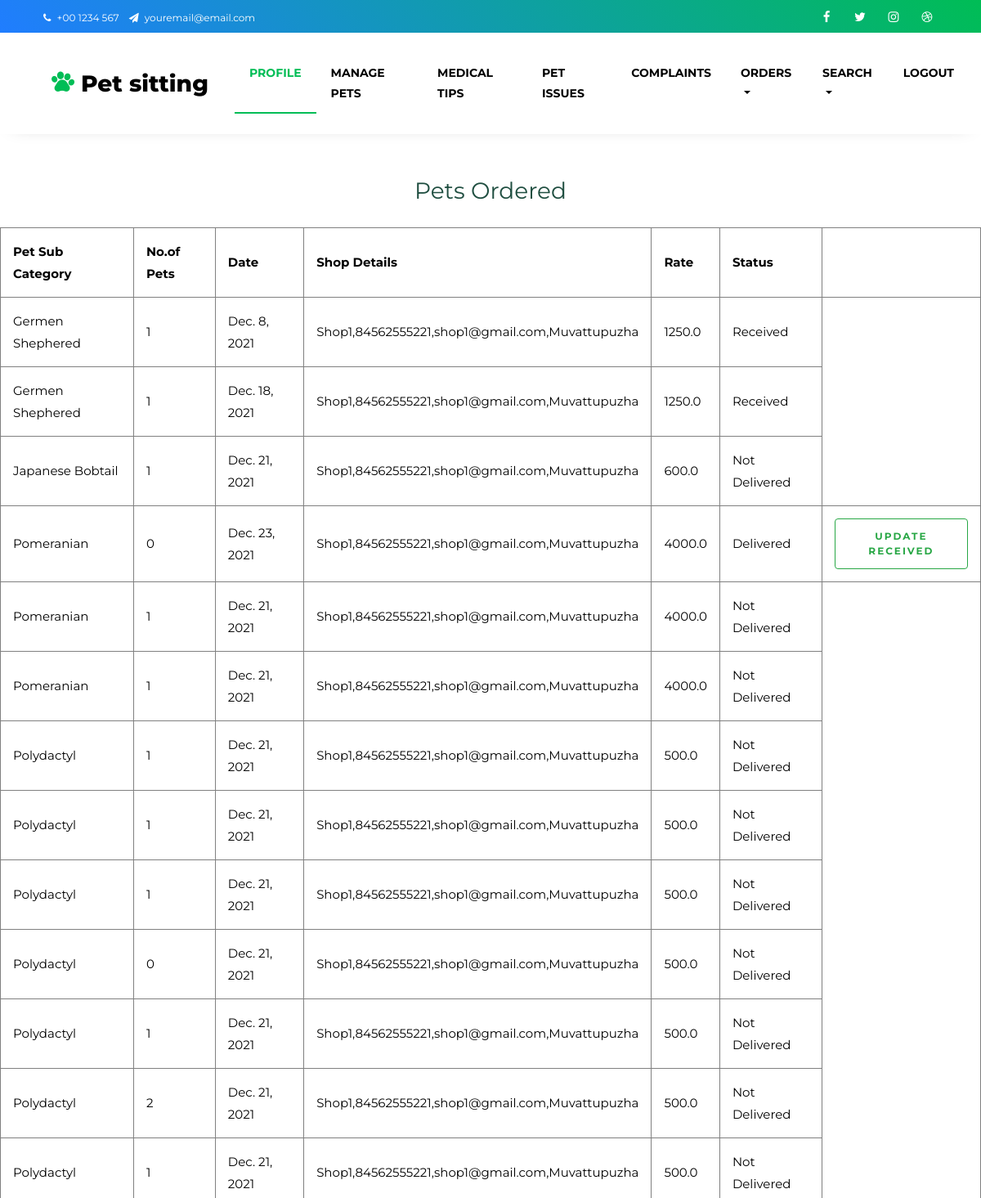
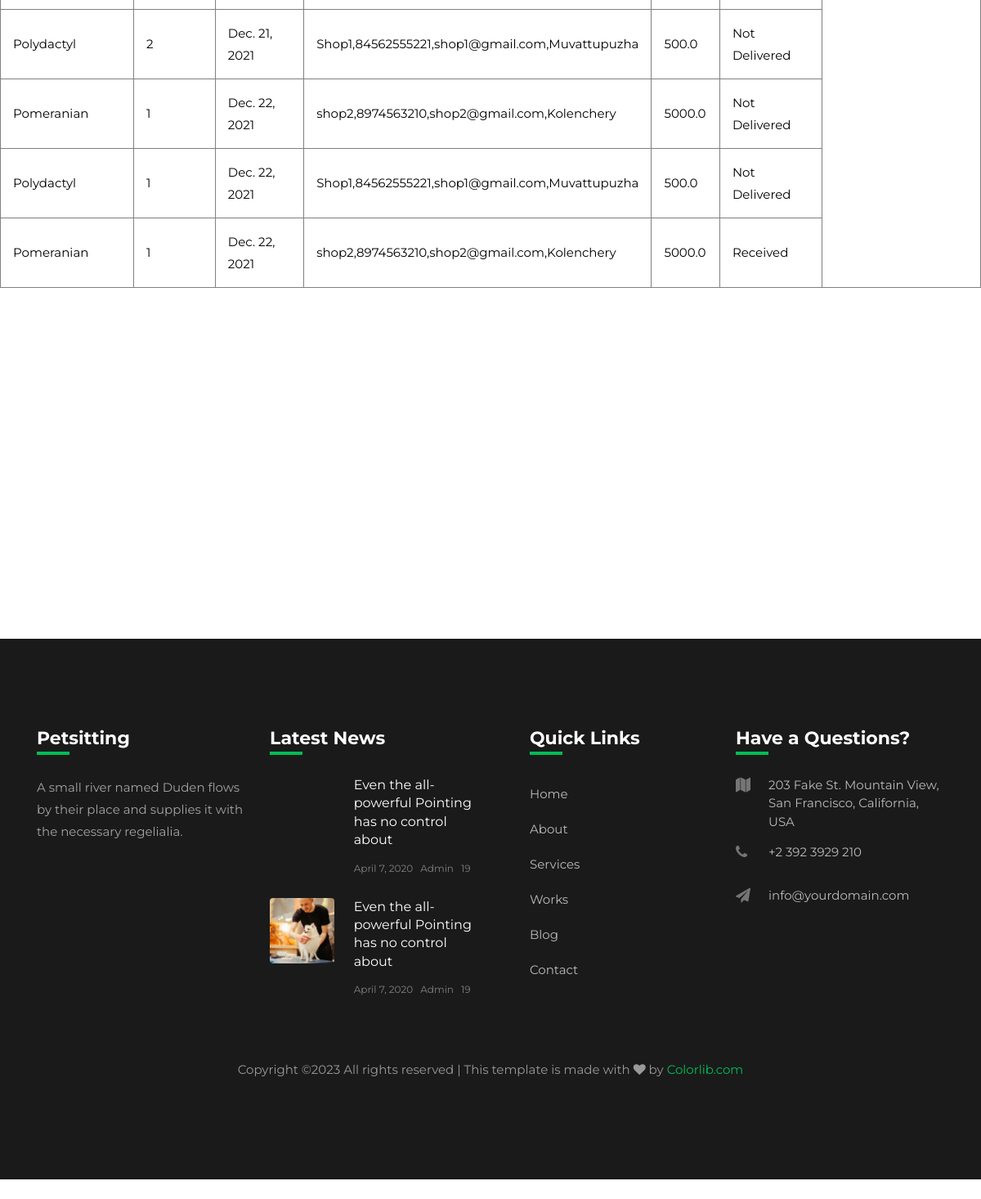
Screenshot of /petowner/Mypetorders/ (signed in) with the database file from the repository (2 pictures, top to bottom).
### PetOwner/models.py (models this page shows)
class BuyPet(models.Model):
    Pet=models.ForeignKey(PetSale,on_delete=models.CASCADE)
    PetOwner=models.ForeignKey(Customer,on_delete=models.CASCADE)
    No_ofPets=models.IntegerField(null=False)
    TotalPrice=models.CharField(max_length=10,null=False)
    Date=models.DateField(auto_now=True)
    DeliveryAddress=models.TextField(null=True)
    Status=models.IntegerField(default=0)

### ShopOwner/models.py (models this page shows)
class PetSale(models.Model):
    PetSaleColor=models.CharField(max_length=20,null=False)
    PetSaleGender=models.CharField(max_length=20,null=False)
    PetSaleBreed=models.CharField(max_length=20,null=False)
    PetSaleSubCategory=models.ForeignKey(SubCategory,on_delete=models.CASCADE)
    PetSaleBreedCombination1=models.CharField(max_length=20,null=True)
    PetSaleBreedCombination2=models.CharField(max_length=20,null=True)
    PetSaleImage=models.FileField(upload_to="Uploads/PetSaleImages/",null=False)
    PetSaleCertificate=models.FileField(upload_to="Uploads/PetSaleCertificates/",null=False)
    PetSaleCertificateId=models.CharField(max_length=20,null=False)
    PetSaleStock=models.IntegerField(default=0)
    PetSaleRate=models.FloatField(null=False)
    Shop=models.ForeignKey(Shop,on_delete=models.CASCADE)

### BasicEntry/models.py (models this page shows, shortened)
class SubCategory(models.Model):
    SubCategory=models.CharField("SubCategory",max_length=20,null=False,unique=True)
    PetCategory=models.ForeignKey(PetCategory,on_delete=models.CASCADE)

class Place(models.Model):
    Place=models.CharField("Place",max_length=20,null=False,unique=True)
    District=models.ForeignKey(District,on_delete=models.CASCADE)
    def __str__(self):
        return self.Place

### Guest/models.py (models this page shows)
class Shop(models.Model):
    ShopName=models.CharField(max_length=20,null=False)
    ShopContact=models.CharField(max_length=20,null=False)
    ShopEmail=models.CharField(max_length=20,null=False)
    ShopPlace=models.ForeignKey(Place,on_delete=models.SET_NULL,null=True)
    ShopLicencenumber=models.CharField(max_length=20,null=False)
    ShopProof=models.FileField(upload_to='Uploads/ShopProof/',null=False)
    ShopUsername=models.CharField(max_length=20,null=False)
    ShopPassword=models.CharField(max_length=20,null=False)
    shopStatus=models.BooleanField(default=False)

### PetOwner/views.py (the view)
# urls.py: path('Mypetorders/',views.PetOrders,name="petowner-petorders"),
def PetOrders(request):
    orders=BuyPet.objects.filter(PetOwner=request.session["PetOwnerid"])
    return render(request,'PetOwner/MyPetOrders.html',{'orders':orders})

### PetOwner/templates/PetOwner/MyPetOrders.html
{%  extends 'Guest/HeaderOwner.html' %}
{% load static %}
{% block content %}
<center><h3 class="mt-5 mb-4" style="color: rgb(31, 78, 64);">Pets Ordered</h3></center>
    <table><table align="center" border=1 style="border-collapse: collapse;" cellpadding=15>
        <tr>
            <th>Pet Sub Category</th>
            <th>No.of Pets</th>
            <th>Date</th>
            <th>Shop Details</th>
            <th>Rate</th>
            <th>Status</th>
            <th></th>
        </tr>
        {% for data in orders %}
        <tr>
            <td>{{data.Pet.PetSaleSubCategory.SubCategory}}</td>
            <td>{{data.No_ofPets}}</td>
            <td>{{data.Date}}</td>
            <td>{{data.Pet.Shop.ShopName}},{{data.Pet.Shop.ShopContact}},{{data.Pet.Shop.ShopEmail}},{{data.Pet.Shop.ShopPlace}}</td>
            <td>{{data.Pet.PetSaleRate}}</td>
            {% if data.Status == 0 %}
            <td>Not Delivered</td>
            {% elif data.Status == 1 %}
            <td>Delivered</td>
            <td><a href="{% url 'PetOwner:proceedPetDelivery' data.id %}" class="btn btn-outline-success"> Update Received</a> </td>
            {% elif data.Status == 2 %}
            <td>Received</td>
            {% endif %}
        </tr>
        {% endfor %}
    </table>
    <br><br><br><br><br><br><br><br><br><br><br><br><br><br><br>
    {%  include 'Guest/Footer.html' %}
    {% endblock %}

### rows the page displays
BuyPet: Pet.PetSaleSubCategory.SubCategory "Germen Shephered", No_ofPets "1", Date "Dec. 8, 2021", Pet.Shop.ShopName "Shop1", Pet.Shop.ShopContact "84562555221", Pet.Shop.ShopEmail "shop1@gmail.com", Pet.Shop.ShopPlace "Muvattupuzha", Pet.PetSaleRate "1250.0", Status "Received"
BuyPet: Pet.PetSaleSubCategory.SubCategory "Germen Shephered", No_ofPets "1", Date "Dec. 18, 2021", Pet.Shop.ShopName "Shop1", Pet.Shop.ShopContact "84562555221", Pet.Shop.ShopEmail "shop1@gmail.com", Pet.Shop.ShopPlace "Muvattupuzha", Pet.PetSaleRate "1250.0", Status "Received"
BuyPet: Pet.PetSaleSubCategory.SubCategory "Japanese Bobtail", No_ofPets "1", Date "Dec. 21, 2021", Pet.Shop.ShopName "Shop1", Pet.Shop.ShopContact "84562555221", Pet.Shop.ShopEmail "shop1@gmail.com", Pet.Shop.ShopPlace "Muvattupuzha", Pet.PetSaleRate "600.0", Status "Not Delivered"
BuyPet: Pet.PetSaleSubCategory.SubCategory "Pomeranian", No_ofPets "0", Date "Dec. 23, 2021", Pet.Shop.ShopName "Shop1", Pet.Shop.ShopContact "84562555221", Pet.Shop.ShopEmail "shop1@gmail.com", Pet.Shop.ShopPlace "Muvattupuzha", Pet.PetSaleRate "4000.0", Status "Delivered"
BuyPet: Pet.PetSaleSubCategory.SubCategory "Pomeranian", No_ofPets "1", Date "Dec. 21, 2021", Pet.Shop.ShopName "Shop1", Pet.Shop.ShopContact "84562555221", Pet.Shop.ShopEmail "shop1@gmail.com", Pet.Shop.ShopPlace "Muvattupuzha", Pet.PetSaleRate "4000.0", Status "Not Delivered"
BuyPet: Pet.PetSaleSubCategory.SubCategory "Pomeranian", No_ofPets "1", Date "Dec. 21, 2021", Pet.Shop.ShopName "Shop1", Pet.Shop.ShopContact "84562555221", Pet.Shop.ShopEmail "shop1@gmail.com", Pet.Shop.ShopPlace "Muvattupuzha", Pet.PetSaleRate "4000.0", Status "Not Delivered"
BuyPet: Pet.PetSaleSubCategory.SubCategory "Polydactyl", No_ofPets "1", Date "Dec. 21, 2021", Pet.Shop.ShopName "Shop1", Pet.Shop.ShopContact "84562555221", Pet.Shop.ShopEmail "shop1@gmail.com", Pet.Shop.ShopPlace "Muvattupuzha", Pet.PetSaleRate "500.0", Status "Not Delivered"
BuyPet: Pet.PetSaleSubCategory.SubCategory "Polydactyl", No_ofPets "1", Date "Dec. 21, 2021", Pet.Shop.ShopName "Shop1", Pet.Shop.ShopContact "84562555221", Pet.Shop.ShopEmail "shop1@gmail.com", Pet.Shop.ShopPlace "Muvattupuzha", Pet.PetSaleRate "500.0", Status "Not Delivered"
BuyPet: Pet.PetSaleSubCategory.SubCategory "Polydactyl", No_ofPets "1", Date "Dec. 21, 2021", Pet.Shop.ShopName "Shop1", Pet.Shop.ShopContact "84562555221", Pet.Shop.ShopEmail "shop1@gmail.com", Pet.Shop.ShopPlace "Muvattupuzha", Pet.PetSaleRate "500.0", Status "Not Delivered"
BuyPet: Pet.PetSaleSubCategory.SubCategory "Polydactyl", No_ofPets "0", Date "Dec. 21, 2021", Pet.Shop.ShopName "Shop1", Pet.Shop.ShopContact "84562555221", Pet.Shop.ShopEmail "shop1@gmail.com", Pet.Shop.ShopPlace "Muvattupuzha", Pet.PetSaleRate "500.0", Status "Not Delivered"
BuyPet: Pet.PetSaleSubCategory.SubCategory "Polydactyl", No_ofPets "1", Date "Dec. 21, 2021", Pet.Shop.ShopName "Shop1", Pet.Shop.ShopContact "84562555221", Pet.Shop.ShopEmail "shop1@gmail.com", Pet.Shop.ShopPlace "Muvattupuzha", Pet.PetSaleRate "500.0", Status "Not Delivered"
BuyPet: Pet.PetSaleSubCategory.SubCategory "Polydactyl", No_ofPets "2", Date "Dec. 21, 2021", Pet.Shop.ShopName "Shop1", Pet.Shop.ShopContact "84562555221", Pet.Shop.ShopEmail "shop1@gmail.com", Pet.Shop.ShopPlace "Muvattupuzha", Pet.PetSaleRate "500.0", Status "Not Delivered"
BuyPet: Pet.PetSaleSubCategory.SubCategory "Polydactyl", No_ofPets "1", Date "Dec. 21, 2021", Pet.Shop.ShopName "Shop1", Pet.Shop.ShopContact "84562555221", Pet.Shop.ShopEmail "shop1@gmail.com", Pet.Shop.ShopPlace "Muvattupuzha", Pet.PetSaleRate "500.0", Status "Not Delivered"
BuyPet: Pet.PetSaleSubCategory.SubCategory "Polydactyl", No_ofPets "2", Date "Dec. 21, 2021", Pet.Shop.ShopName "Shop1", Pet.Shop.ShopContact "84562555221", Pet.Shop.ShopEmail "shop1@gmail.com", Pet.Shop.ShopPlace "Muvattupuzha", Pet.PetSaleRate "500.0", Status "Not Delivered"
BuyPet: Pet.PetSaleSubCategory.SubCategory "Pomeranian", No_ofPets "1", Date "Dec. 22, 2021", Pet.Shop.ShopName "shop2", Pet.Shop.ShopContact "8974563210", Pet.Shop.ShopEmail "shop2@gmail.com", Pet.Shop.ShopPlace "Kolenchery", Pet.PetSaleRate "5000.0", Status "Not Delivered"
BuyPet: Pet.PetSaleSubCategory.SubCategory "Polydactyl", No_ofPets "1", Date "Dec. 22, 2021", Pet.Shop.ShopName "Shop1", Pet.Shop.ShopContact "84562555221", Pet.Shop.ShopEmail "shop1@gmail.com", Pet.Shop.ShopPlace "Muvattupuzha", Pet.PetSaleRate "500.0", Status "Not Delivered"
BuyPet: Pet.PetSaleSubCategory.SubCategory "Pomeranian", No_ofPets "1", Date "Dec. 22, 2021", Pet.Shop.ShopName "shop2", Pet.Shop.ShopContact "8974563210", Pet.Shop.ShopEmail "shop2@gmail.com", Pet.Shop.ShopPlace "Kolenchery", Pet.PetSaleRate "5000.0", Status "Received"
